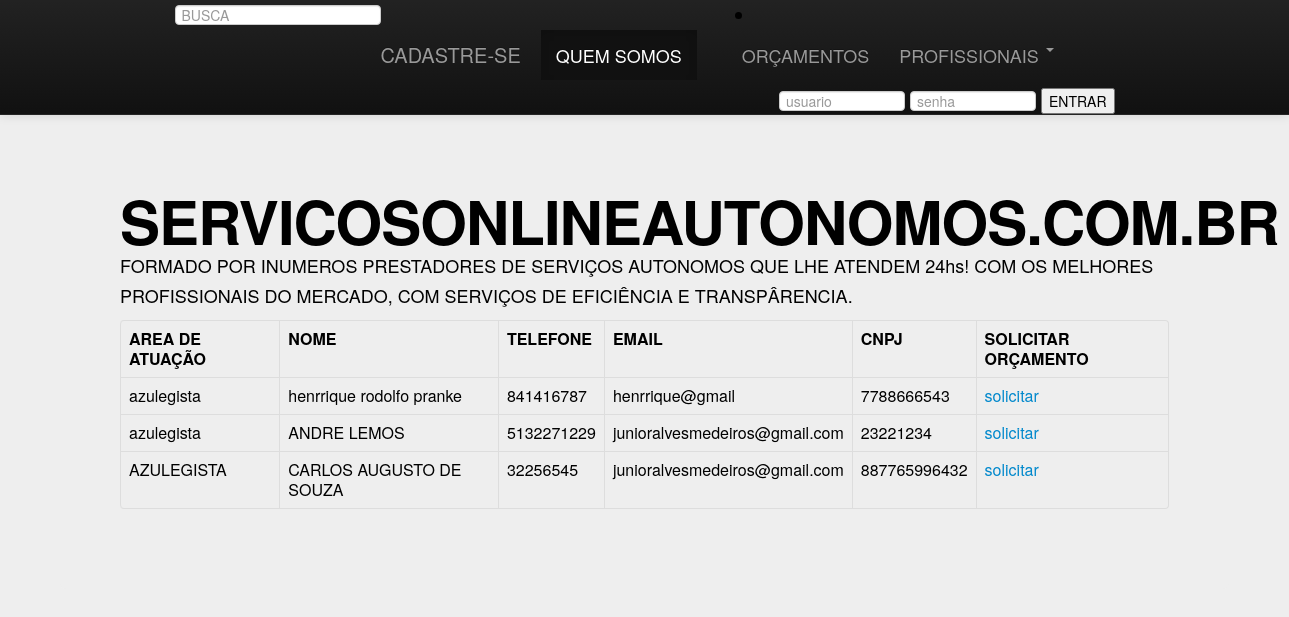
The app's page /src/querys/profissionais_azulegista.php with its own data.
### tables this page shows
CREATE TABLE IF NOT EXISTS `USUARIO_CADASTRADO` (
  `ID_PROFISSIONAL` int(11) NOT NULL,
  `CPF` int(11) DEFAULT NULL,
  `CREA` int(11) DEFAULT NULL,
  `NOME` varchar(200) DEFAULT NULL,
  `DATA_NASC` varchar(500) DEFAULT NULL,
  `TELEFONE` varchar(200) DEFAULT NULL,
  `EMAIL` varchar(100) DEFAULT NULL,
  `RUA` varchar(200) DEFAULT NULL,
  `NUMERO` varchar(200) DEFAULT NULL,
  `BAIRRO` varchar(200) DEFAULT NULL,
  `ESTADO` varchar(20) DEFAULT NULL,
  `CIDADE` varchar(100) DEFAULT NULL,
  `CEP` varchar(200) DEFAULT NULL,
  `AREA_ATUACAO` varchar(100) DEFAULT NULL,
  `SENHA` varchar(400) DEFAULT NULL,
  `LOGIN_USUARIO` varchar(400) DEFAULT NULL,
  `CNPJ` varchar(255) DEFAULT NULL
);

### src/querys/profissionais_azulegista.php (the view, shortened to what this page needs)
<?php
   include_once("conexaobanco.php");
   ?>
<html>
   <head>
      <link href="css/bootstrap.min.css" rel="stylesheet"media="screen">
      <div class="navbar navbar-inverse navbar-fixed-top">
         <div class="navbar-inner">
            <div class="container">
               <li align="center">
                  <form method="POST"action="busca.php" class="navbar-search pull-left">
                     <input type="text" name="busca" placeholder="BUSCA">
                  </form>
               </li>
               <a class="brand" href="http://www.servicosonlineautonomos.com.br/cadastro.php">CADASTRE-SE</a>
               <div class="nav-collapse collapse">
                  <ul class="nav">
                     <li class="active"><a href="http://www.servicosonlineautonomos.com.br">QUEM SOMOS</a></li>
                     <li><a href="#about"></a></li>
                     <li><a href="http://www.servicosonlineautonomos.com.br/orçamento.php">ORÇAMENTOS</a></li>
                     <li class="dropdown">
                        <a href="#" class="dropdown-toggle" data-toggle="dropdown">PROFISSIONAIS <b class="caret"></b></a>
                     </li>
                  </ul>
                  <form method="POST"action="valida.php"class="navbar-form pull-right">
                        <input class="span2" name="usuario" placeholder="usuario" type="text">
                        <input class="span2" name="senha" placeholder="senha" type="password">
                        <input type="submit" name="btnLogin"  value="ENTRAR" >
                     </form>
               </div>
            </div>
         </div>
      </div>
   </head>
   <body  class="hero-unit">
      <div class="hero-unit">
         <br><br>
         <h1>SERVICOSONLINEAUTONOMOS.COM.BR</h1>
         <p>FORMADO POR INUMEROS PRESTADORES DE SERVIÇOS  AUTONOMOS QUE LHE ATENDEM 24hs! COM OS MELHORES PROFISSIONAIS DO MERCADO, COM SERVIÇOS DE EFICIÊNCIA  E TRANSPÂRENCIA.</p>
         <table class="table table-bordered">
         <tr>
            <th>AREA DE ATUAÇÃO</th>
            <th>NOME</th>
            <th>TELEFONE</th>
            <th>EMAIL</th>
            <th>CNPJ</th>
            <th>SOLICITAR ORÇAMENTO</th>
         </tr>
         <?php
            $sql = "SELECT * FROM USUARIO_CADASTRADO WHERE AREA_ATUACAO LIKE'%azulegista%'";
            $resultado = mysqli_query($con,$sql) or die("Erro ao retornar dados");
            while ($registro = mysqli_fetch_array($resultado))
            {
              $nome = $registro['NOME'];
              $telefone= $registro['TELEFONE'];
              $email= $registro['EMAIL'];
              $cnpj = $registro['CNPJ'];
              $atuacao = $registro['AREA_ATUACAO'];
              echo "<tr>";
               echo "<td>".$atuacao."</td>";
              echo "<td>".$nome."</td>";
              echo "<td>".$telefone."</td>";
              echo "<td>".$email."</td>";
               echo "<td>".$cnpj."</td>";
               echo "<td><a  href='orçamento.php?nome_profissional=$nome&cnpj=$cnpj&email_profissional=$email&area_atuacao=$atuacao'>solicitar</a></td>";
              echo "</tr>";
            }
            echo "</table>";
            ?>

### records on screen
usuario_cadastrado: AREA_ATUACAO "azulegista", NOME "henrrique rodolfo pranke", TELEFONE "841416787", EMAIL "henrrique@gmail", CNPJ "7788666543"
usuario_cadastrado: AREA_ATUACAO "azulegista", NOME "ANDRE LEMOS", TELEFONE "5132271229", EMAIL "junioralvesmedeiros@gmail.com", CNPJ "23221234"
usuario_cadastrado: AREA_ATUACAO "AZULEGISTA", NOME "CARLOS AUGUSTO DE SOUZA", TELEFONE "32256545", EMAIL "junioralvesmedeiros@gmail.com", CNPJ "887765996432"
